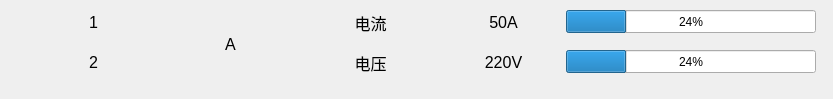
<?xml version="1.0" encoding="UTF-8"?>
<ui version="4.0">
 <class>SetLineItem</class>
 <widget class="QWidget" name="SetLineItem">
  <property name="geometry">
   <rect>
    <x>0</x>
    <y>0</y>
    <width>833</width>
    <height>99</height>
   </rect>
  </property>
  <property name="windowTitle">
   <string>Form</string>
  </property>
  <widget class="QLabel" name="curLab">
   <property name="geometry">
    <rect>
     <x>440</x>
     <y>10</y>
     <width>127</width>
     <height>25</height>
    </rect>
   </property>
   <property name="font">
    <font>
     <pointsize>12</pointsize>
    </font>
   </property>
   <property name="styleSheet">
    <string notr="true"/>
   </property>
   <property name="text">
    <string>50A</string>
   </property>
   <property name="alignment">
    <set>Qt::AlignCenter</set>
   </property>
  </widget>
  <widget class="QLabel" name="label_2">
   <property name="geometry">
    <rect>
     <x>28</x>
     <y>50</y>
     <width>131</width>
     <height>25</height>
    </rect>
   </property>
   <property name="font">
    <font>
     <pointsize>12</pointsize>
    </font>
   </property>
   <property name="styleSheet">
    <string notr="true"/>
   </property>
   <property name="text">
    <string>2</string>
   </property>
   <property name="alignment">
    <set>Qt::AlignCenter</set>
   </property>
  </widget>
  <widget class="MyProgressBar" name="curBar">
   <property name="geometry">
    <rect>
     <x>566</x>
     <y>10</y>
     <width>250</width>
     <height>23</height>
    </rect>
   </property>
   <property name="styleSheet">
    <string notr="true"/>
   </property>
   <property name="value">
    <number>24</number>
   </property>
  </widget>
  <widget class="MyProgressBar" name="volBar">
   <property name="geometry">
    <rect>
     <x>566</x>
     <y>50</y>
     <width>250</width>
     <height>23</height>
    </rect>
   </property>
   <property name="value">
    <number>24</number>
   </property>
  </widget>
  <widget class="QLabel" name="label_14">
   <property name="geometry">
    <rect>
     <x>290</x>
     <y>50</y>
     <width>161</width>
     <height>25</height>
    </rect>
   </property>
   <property name="font">
    <font>
     <pointsize>12</pointsize>
    </font>
   </property>
   <property name="styleSheet">
    <string notr="true"/>
   </property>
   <property name="text">
    <string>电压</string>
   </property>
   <property name="alignment">
    <set>Qt::AlignCenter</set>
   </property>
  </widget>
  <widget class="QLabel" name="label_1">
   <property name="geometry">
    <rect>
     <x>28</x>
     <y>10</y>
     <width>131</width>
     <height>25</height>
    </rect>
   </property>
   <property name="font">
    <font>
     <pointsize>12</pointsize>
    </font>
   </property>
   <property name="styleSheet">
    <string notr="true"/>
   </property>
   <property name="text">
    <string>1</string>
   </property>
   <property name="alignment">
    <set>Qt::AlignCenter</set>
   </property>
  </widget>
  <widget class="QLabel" name="nameLab">
   <property name="geometry">
    <rect>
     <x>150</x>
     <y>14</y>
     <width>161</width>
     <height>61</height>
    </rect>
   </property>
   <property name="font">
    <font>
     <pointsize>12</pointsize>
    </font>
   </property>
   <property name="styleSheet">
    <string notr="true"/>
   </property>
   <property name="text">
    <string>A</string>
   </property>
   <property name="alignment">
    <set>Qt::AlignCenter</set>
   </property>
  </widget>
  <widget class="QLabel" name="label_11">
   <property name="geometry">
    <rect>
     <x>290</x>
     <y>10</y>
     <width>161</width>
     <height>25</height>
    </rect>
   </property>
   <property name="font">
    <font>
     <pointsize>12</pointsize>
    </font>
   </property>
   <property name="styleSheet">
    <string notr="true"/>
   </property>
   <property name="text">
    <string>电流</string>
   </property>
   <property name="alignment">
    <set>Qt::AlignCenter</set>
   </property>
  </widget>
  <widget class="QLabel" name="volLab">
   <property name="geometry">
    <rect>
     <x>440</x>
     <y>50</y>
     <width>127</width>
     <height>25</height>
    </rect>
   </property>
   <property name="font">
    <font>
     <pointsize>12</pointsize>
    </font>
   </property>
   <property name="styleSheet">
    <string notr="true"/>
   </property>
   <property name="text">
    <string>220V</string>
   </property>
   <property name="alignment">
    <set>Qt::AlignCenter</set>
   </property>
  </widget>
 </widget>
 <customwidgets>
  <customwidget>
   <class>MyProgressBar</class>
   <extends>QProgressBar</extends>
   <header>myprogressbar.h</header>
  </customwidget>
 </customwidgets>
 <resources/>
 <connections/>
</ui>
